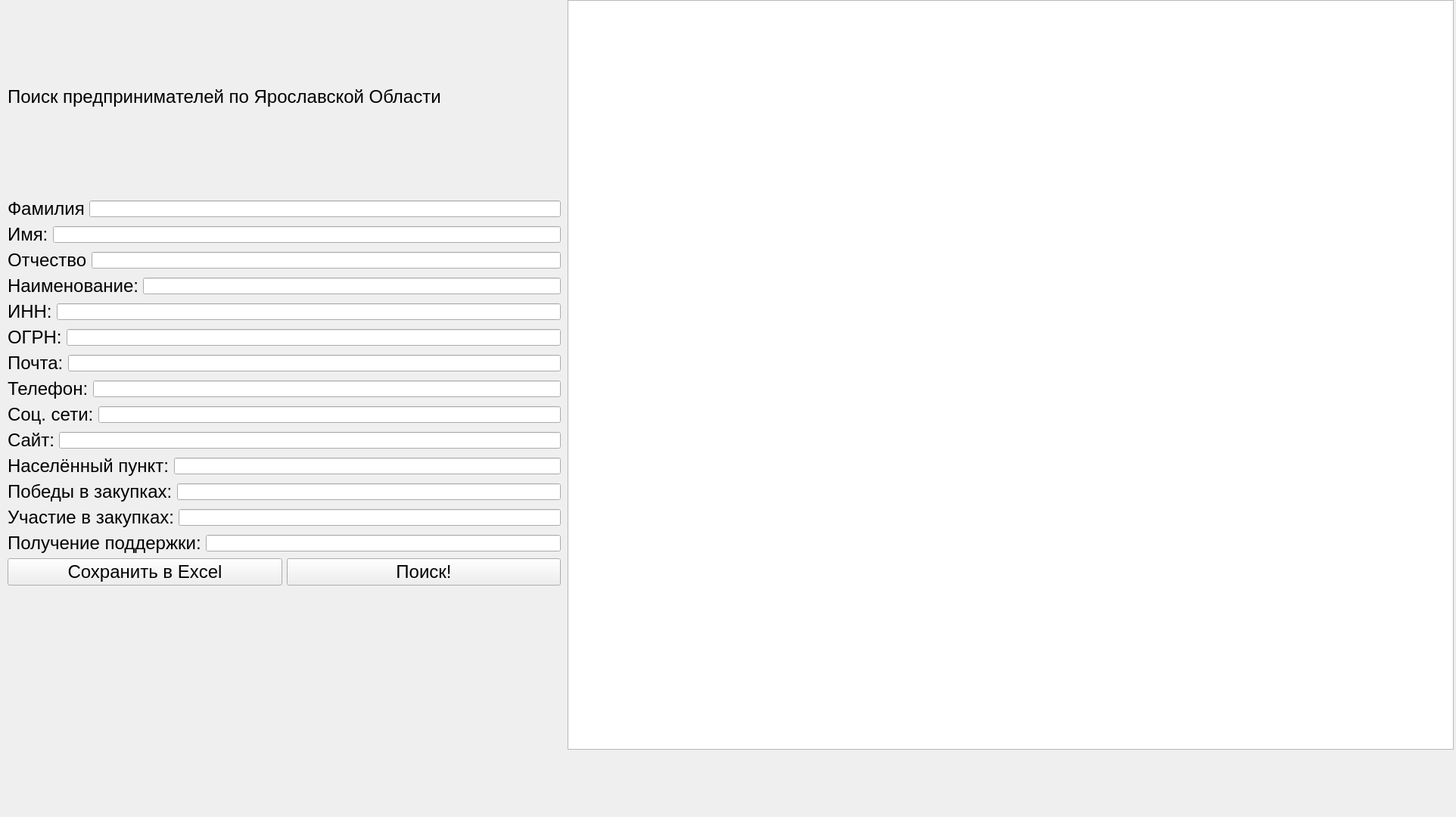
<?xml version="1.0" encoding="UTF-8"?>
<ui version="4.0">
 <class>Form</class>
 <widget class="QWidget" name="Form">
  <property name="geometry">
   <rect>
    <x>0</x>
    <y>0</y>
    <width>1924</width>
    <height>1080</height>
   </rect>
  </property>
  <property name="windowTitle">
   <string>Search businessman</string>
  </property>
  <widget class="QWidget" name="layoutWidget">
   <property name="geometry">
    <rect>
     <x>10</x>
     <y>0</y>
     <width>731</width>
     <height>774</height>
    </rect>
   </property>
   <layout class="QVBoxLayout" name="verticalLayout">
    <item>
     <widget class="QLabel" name="label_12">
      <property name="font">
       <font>
        <pointsize>18</pointsize>
       </font>
      </property>
      <property name="text">
       <string>Поиск предпринимателей по Ярославской Области</string>
      </property>
     </widget>
    </item>
    <item>
     <layout class="QHBoxLayout" name="horizontalLayout_14">
      <item>
       <widget class="QLabel" name="label_16">
        <property name="font">
         <font>
          <pointsize>18</pointsize>
         </font>
        </property>
        <property name="text">
         <string>Фамилия</string>
        </property>
       </widget>
      </item>
      <item>
       <widget class="QLineEdit" name="surname"/>
      </item>
     </layout>
    </item>
    <item>
     <layout class="QHBoxLayout" name="horizontalLayout_15">
      <item>
       <widget class="QLabel" name="label_17">
        <property name="font">
         <font>
          <pointsize>18</pointsize>
         </font>
        </property>
        <property name="text">
         <string>Имя:</string>
        </property>
       </widget>
      </item>
      <item>
       <widget class="QLineEdit" name="name"/>
      </item>
     </layout>
    </item>
    <item>
     <layout class="QHBoxLayout" name="horizontalLayout_17">
      <item>
       <widget class="QLabel" name="label_15">
        <property name="font">
         <font>
          <pointsize>18</pointsize>
         </font>
        </property>
        <property name="text">
         <string>Отчество</string>
        </property>
       </widget>
      </item>
      <item>
       <widget class="QLineEdit" name="patronymic"/>
      </item>
     </layout>
    </item>
    <item>
     <layout class="QHBoxLayout" name="horizontalLayout_2">
      <item>
       <widget class="QLabel" name="label_2">
        <property name="font">
         <font>
          <pointsize>18</pointsize>
         </font>
        </property>
        <property name="text">
         <string>Наименование:</string>
        </property>
       </widget>
      </item>
      <item>
       <widget class="QLineEdit" name="name_company"/>
      </item>
     </layout>
    </item>
    <item>
     <layout class="QHBoxLayout" name="horizontalLayout_3">
      <item>
       <widget class="QLabel" name="label_3">
        <property name="font">
         <font>
          <pointsize>18</pointsize>
         </font>
        </property>
        <property name="text">
         <string>ИНН:</string>
        </property>
       </widget>
      </item>
      <item>
       <widget class="QLineEdit" name="INN"/>
      </item>
     </layout>
    </item>
    <item>
     <layout class="QHBoxLayout" name="horizontalLayout_4">
      <item>
       <widget class="QLabel" name="label_4">
        <property name="font">
         <font>
          <pointsize>18</pointsize>
         </font>
        </property>
        <property name="text">
         <string>ОГРН:</string>
        </property>
       </widget>
      </item>
      <item>
       <widget class="QLineEdit" name="OGRN"/>
      </item>
     </layout>
    </item>
    <item>
     <layout class="QHBoxLayout" name="horizontalLayout_5">
      <item>
       <widget class="QLabel" name="label_5">
        <property name="font">
         <font>
          <pointsize>18</pointsize>
         </font>
        </property>
        <property name="text">
         <string>Почта:</string>
        </property>
       </widget>
      </item>
      <item>
       <widget class="QLineEdit" name="mail"/>
      </item>
     </layout>
    </item>
    <item>
     <layout class="QHBoxLayout" name="horizontalLayout_6">
      <item>
       <widget class="QLabel" name="label_6">
        <property name="font">
         <font>
          <pointsize>18</pointsize>
         </font>
        </property>
        <property name="text">
         <string>Телефон:</string>
        </property>
       </widget>
      </item>
      <item>
       <widget class="QLineEdit" name="phone"/>
      </item>
     </layout>
    </item>
    <item>
     <layout class="QHBoxLayout" name="horizontalLayout_7">
      <item>
       <widget class="QLabel" name="label_7">
        <property name="font">
         <font>
          <pointsize>18</pointsize>
         </font>
        </property>
        <property name="text">
         <string>Соц. сети:</string>
        </property>
       </widget>
      </item>
      <item>
       <widget class="QLineEdit" name="social_network"/>
      </item>
     </layout>
    </item>
    <item>
     <layout class="QHBoxLayout" name="horizontalLayout_9">
      <item>
       <widget class="QLabel" name="label_9">
        <property name="font">
         <font>
          <pointsize>18</pointsize>
         </font>
        </property>
        <property name="text">
         <string>Сайт:</string>
        </property>
       </widget>
      </item>
      <item>
       <widget class="QLineEdit" name="site"/>
      </item>
     </layout>
    </item>
    <item>
     <layout class="QHBoxLayout" name="horizontalLayout_8">
      <item>
       <widget class="QLabel" name="label_8">
        <property name="font">
         <font>
          <pointsize>18</pointsize>
         </font>
        </property>
        <property name="text">
         <string>Населённый пункт:</string>
        </property>
       </widget>
      </item>
      <item>
       <widget class="QLineEdit" name="human_settlement"/>
      </item>
     </layout>
    </item>
    <item>
     <layout class="QHBoxLayout" name="horizontalLayout_10">
      <item>
       <widget class="QLabel" name="label_10">
        <property name="font">
         <font>
          <pointsize>18</pointsize>
         </font>
        </property>
        <property name="text">
         <string>Победы в закупках:</string>
        </property>
       </widget>
      </item>
      <item>
       <widget class="QLineEdit" name="victory_in_procurement"/>
      </item>
     </layout>
    </item>
    <item>
     <layout class="QHBoxLayout" name="horizontalLayout_11">
      <item>
       <widget class="QLabel" name="label_11">
        <property name="font">
         <font>
          <pointsize>18</pointsize>
         </font>
        </property>
        <property name="text">
         <string>Участие в закупках:</string>
        </property>
       </widget>
      </item>
      <item>
       <widget class="QLineEdit" name="Participation_in_procurement"/>
      </item>
     </layout>
    </item>
    <item>
     <layout class="QHBoxLayout" name="horizontalLayout_13">
      <item>
       <widget class="QLabel" name="label_14">
        <property name="font">
         <font>
          <pointsize>18</pointsize>
         </font>
        </property>
        <property name="text">
         <string>Получение поддержки:</string>
        </property>
       </widget>
      </item>
      <item>
       <widget class="QLineEdit" name="Getting_support"/>
      </item>
     </layout>
    </item>
    <item>
     <layout class="QHBoxLayout" name="horizontalLayout_20">
      <item>
       <widget class="QPushButton" name="Save_to_excel">
        <property name="font">
         <font>
          <pointsize>18</pointsize>
         </font>
        </property>
        <property name="text">
         <string>Сохранить в Excel</string>
        </property>
       </widget>
      </item>
      <item>
       <widget class="QPushButton" name="Search">
        <property name="font">
         <font>
          <pointsize>18</pointsize>
         </font>
        </property>
        <property name="text">
         <string>Поиск!</string>
        </property>
       </widget>
      </item>
     </layout>
    </item>
   </layout>
  </widget>
  <widget class="QTableWidget" name="table">
   <property name="geometry">
    <rect>
     <x>750</x>
     <y>0</y>
     <width>1171</width>
     <height>991</height>
    </rect>
   </property>
  </widget>
 </widget>
 <resources/>
 <connections/>
</ui>
